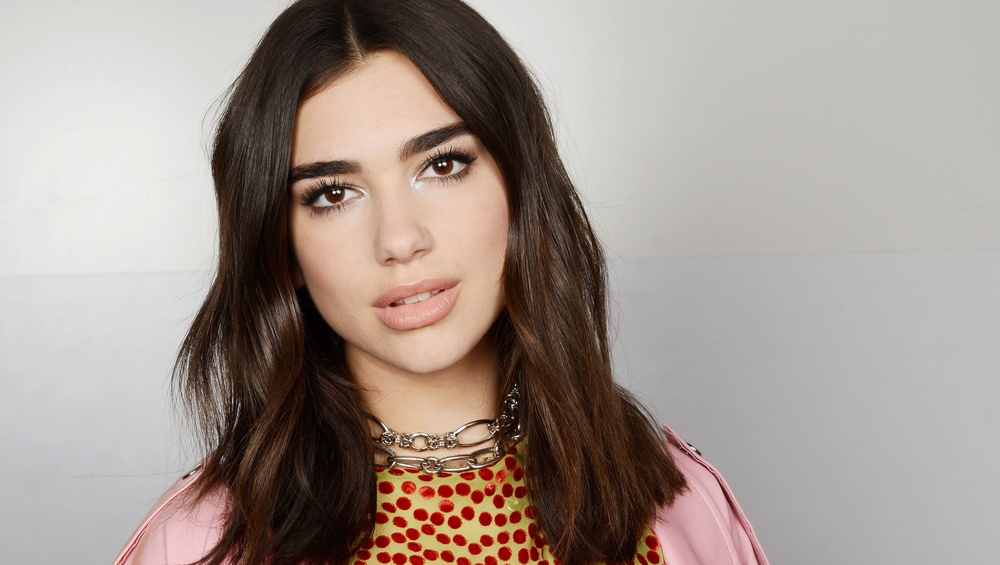
#> input picture Python/img.jpg, 1000 x 565 px, shrunk from 4480 x 2531 before the run
$ python 'canny edge.py'
#> lines starting #> are read from the running program, lines starting #| are printed output that depends on the picture; after the words box and inside, x2 and y2 are one past the last pixel; in counts of white or black regions, pixels touching at a corner belong together
import cv2
import numpy as np
from matplotlib import pyplot as plt
import tkinter as tk
from tkinter import filedialog
root = tk.Tk()
root.withdraw()
file_path = filedialog.askopenfilename()
#> the answer given: ../img.jpg


img = cv2.imread(file_path,0)
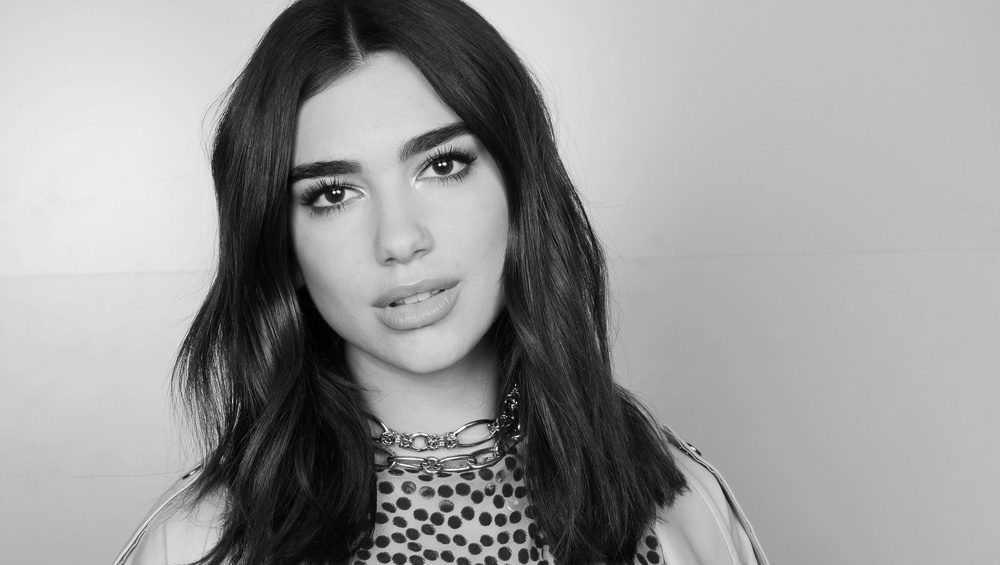
#> img: shape (565, 1000); min 0, max 255, mean 153.4
edges = cv2.Canny(img,100,200)
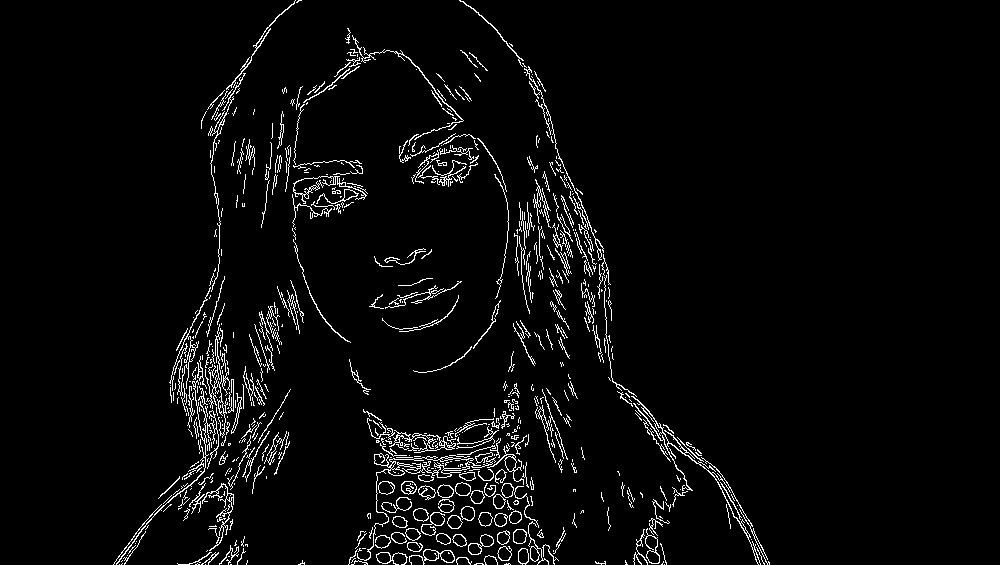
#> edges: shape (565, 1000); 3.7% white in thin lines or dots, all inside (x1, y1, x2, y2) = (113, 0, 770, 565)

plt.subplot(121),plt.imshow(img,cmap = 'gray')
plt.title('Original Image'), plt.xticks([]), plt.yticks([])
plt.subplot(122),plt.imshow(edges,cmap = 'gray')
plt.title('Edge Image'), plt.xticks([]), plt.yticks([])

plt.show()
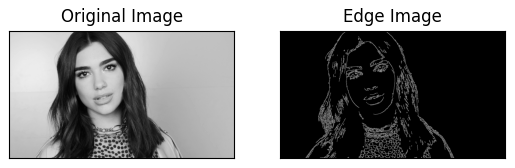
#> figure drawn by matplotlib, 2 panels
